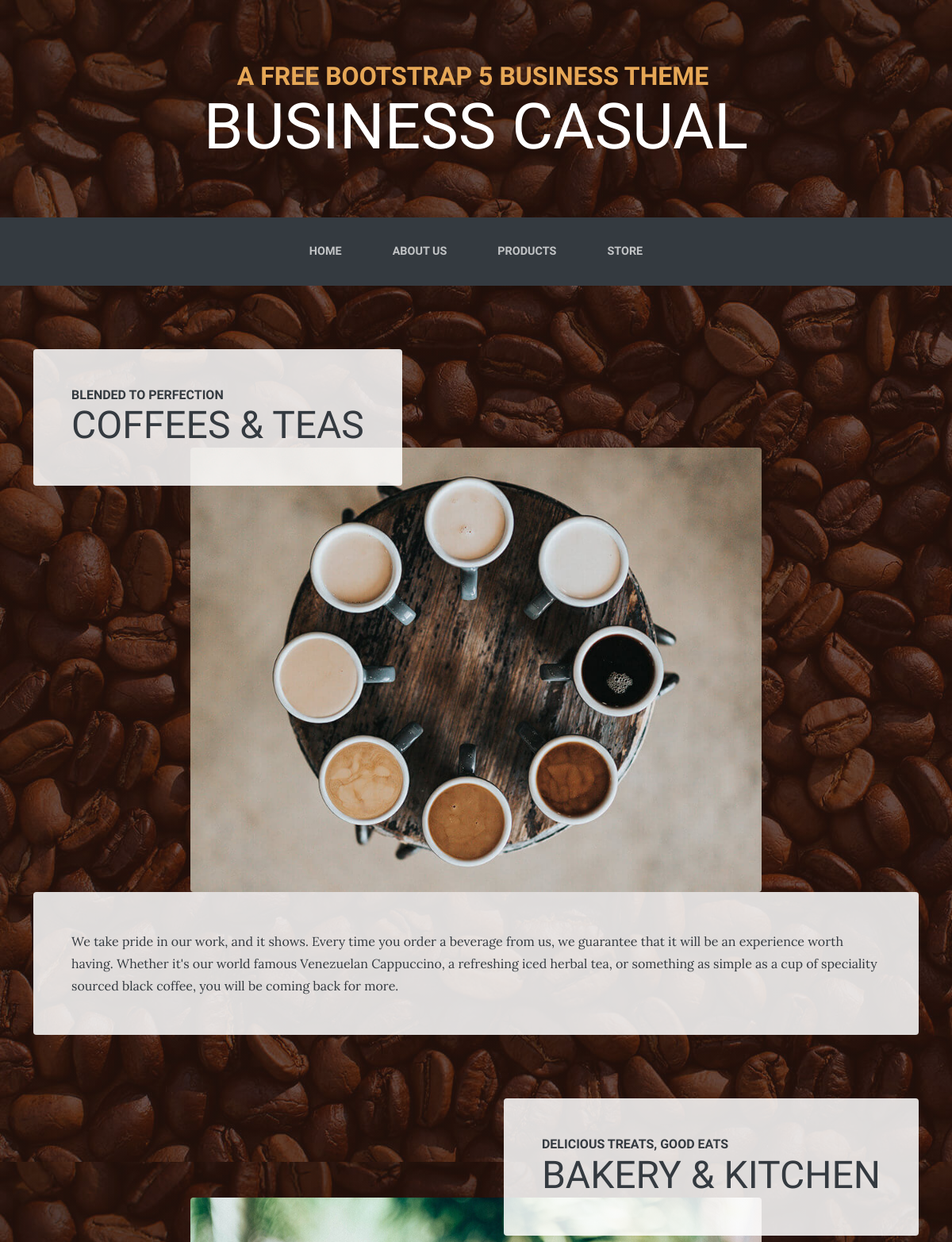
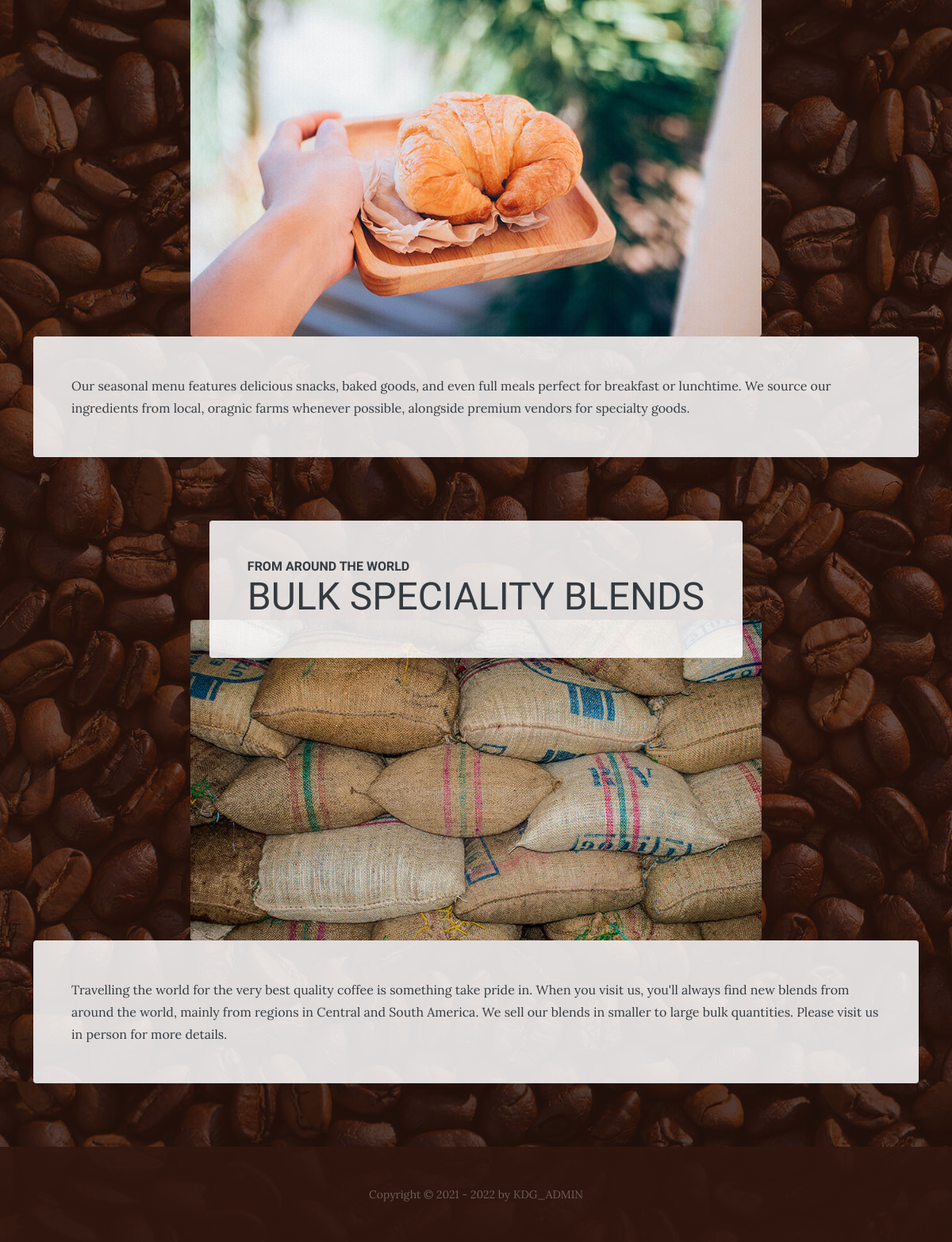
The page /?page=products&id=3 on the database its author committed (2 pictures, top to bottom).
### tables this page shows
CREATE TABLE `articles` (
  `title` varchar(65) NOT NULL,
  `body` longtext NOT NULL,
  `id` int(12) NOT NULL,
  `author` varchar(65) NOT NULL,
  `created_date` varchar(200) NOT NULL,
  `category` varchar(65) NOT NULL,
  `keywords` varchar(65) NOT NULL,
  `description` text NOT NULL,
  `image` varchar(65) NOT NULL,
  `active` tinyint(1) NOT NULL DEFAULT 1,
  `page` varchar(140) NOT NULL,
  `img_alt` varchar(140) NOT NULL,
  `show_title` int(1) NOT NULL DEFAULT 1,
  `show_byline` int(11) NOT NULL DEFAULT 1,
  `no_index` int(11) NOT NULL DEFAULT 0,
  `featured` int(11) NOT NULL DEFAULT 0,
  `copy` varchar(32) NOT NULL DEFAULT '(c) 2017 by KDG Web Design',
  `slide_category` varchar(32) NOT NULL,
  `hits` int(11) NOT NULL,
  `schemadata` longtext NOT NULL,
  `moddate` varchar(128) NOT NULL,
  `modauthor` varchar(128) NOT NULL
);

### index.php (called while the page is built, shortened)
<?php
include 'head.php';
include 'body.php';
include 'footer.php';
?>

### admin/classes/article.class.php (called while the page is built, shortened)
<?php
class Article {
    static protected $database;
    static public function set_database($database) {
        self::$database = $database;
    }
    static public function find_by_sql($sql) {
       $result = self::$database->query($sql);
        $object_array = [];
        while($record = $result->fetch_assoc()) {
            $object_array[] = self::instantiate($record);
        }
        return $object_array;
    }
    static public function find_by_id($id){
        $sql = "SELECT * FROM articles ";
        $sql .= "WHERE id='". $id ."'";
        $obj_array = self::find_by_sql($sql);
        if(!empty($obj_array)) {
            return array_shift($obj_array);
        } else {
            return false;
        }
    }
    static protected function instantiate($record) {
        $object = new self;
        foreach($record as $property => $value) {
           if(property_exists($object, $property)) {
                $object->$property = $value;
            }
        }
        return $object;
    }
}
?>

### body.php (the view, shortened to what this page needs)
<?php
if (!empty ($_GET['page'])) {
	$page = $_GET['page'];
    $id = $_GET['id'] ?? false;
    if($id) {
        $article = Article::find_by_id($id);
    }
}
$bgImg = "assets/img/bg.jpg";
if(isset($_GET['page']) && $_GET['page'] != ""){
	switch($page) {
		case "$page";
		?>
		<body style="background:linear-gradient(rgba(47, 23, 15, 0.65), rgba(47, 23, 15, 0.65)), url('<?php echo $bgImg; ?>')">
	<?php include 'header.php'; ?>
		<?php
		echo $article->body;
		break;
	}
}
?>

### head.php (shortened to what this page needs)
<?php
if (!empty ($_GET['page'])) {
    $id = $_GET['id'] ?? false;
    if($id) {
        $article = Article::find_by_id($id);
    }
}
?>
<!DOCTYPE html>
<html lang="en-US">
	<head>
		<link rel="stylesheet" href="assets/bootstrap/css/bootstrap.min.css">
	</head>

### header.php (shortened to what this page needs)
<h1 class="text-center text-white d-none d-lg-block site-heading"><span class="text-primary site-heading-upper mb-3">A Free Bootstrap 5 Business Theme&nbsp;</span><span class="site-heading-lower">Business Casual</span></h1>
<nav class="navbar navbar-dark navbar-expand-lg bg-dark py-lg-4" id="mainNav">
    <div class="container">
        <div class="collapse navbar-collapse" id="navbarResponsive">
            <ul class="navbar-nav mx-auto">
                <li class="nav-item"><a class="nav-link" href="./">Home</a></li>
                <li class="nav-item"><a class="nav-link" href="./?page=about&id=1">About us</a></li>
                <li class="nav-item"><a class="nav-link" href="./?page=products&id=3">Products</a></li>
                <li class="nav-item"><a class="nav-link" href="./?page=store&id=4">Store</a></li>
            </ul>
        </div>
    </div>
</nav>

### footer.php (shortened to what this page needs)
<?php
    $copy = "Copyright &copy; 2021 - " .date('Y');
?>
<footer class="text-center footer text-faded py-5">
        <div class="container">
            <p class="m-0 small"><?php echo $copy; ?> by KDG_ADMIN</p>
        </div>
    </footer>
</body>
</html>

### rows shown on the page
articles: body "BLENDED TO PERFECTION COFFEES & TEAS We take pride in our work, and it shows. Every time you order a beverage from us, we guarantee that it will be an experience worth having. Whether it's our world famous Venezuelan Cappuccino, a refreshing iced herbal tea, or something as simple as a cup of speciality sourced black coffee, you will be coming back for more. DELICIOUS TREATS, GOOD EATS BAKERY & KITCHEN Our seasonal menu features delicious snacks, baked goods, and even full meals perfect for breakfast or lunchtime. We source our ingredients from local, oragnic farms whenever possible, alongside premium vendors for specialty goods. FROM AROUND THE WORLD BULK SPECIALITY BLENDS Travelling the…", body (picture)

### other values the page prints
$copy "Copyright © 2021 - 2022"
